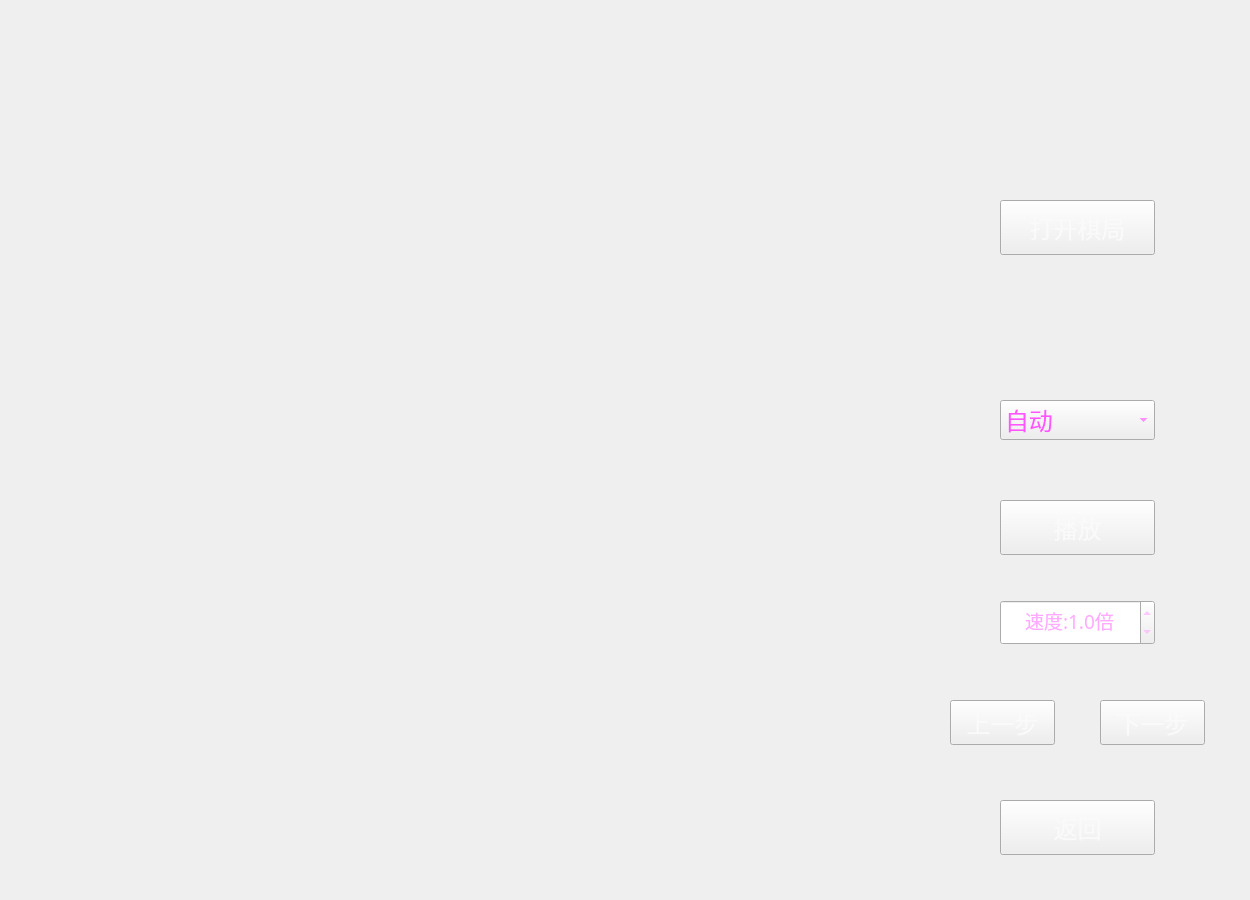
<?xml version="1.0" encoding="UTF-8"?>
<ui version="4.0">
 <class>FormReplay</class>
 <widget class="QWidget" name="FormReplay">
  <property name="geometry">
   <rect>
    <x>0</x>
    <y>0</y>
    <width>1250</width>
    <height>900</height>
   </rect>
  </property>
  <property name="windowTitle">
   <string>回放</string>
  </property>
  <property name="windowIcon">
   <iconset>
    <normaloff>:/new/prefix1/Image/Chess/图标.jpg</normaloff>:/new/prefix1/Image/Chess/图标.jpg</iconset>
  </property>
  <widget class="QLabel" name="background_label">
   <property name="geometry">
    <rect>
     <x>0</x>
     <y>0</y>
     <width>1250</width>
     <height>900</height>
    </rect>
   </property>
   <property name="styleSheet">
    <string notr="true">background-image: url(:/new/prefix1/Image/Background/Gme1.jpg);</string>
   </property>
   <property name="text">
    <string/>
   </property>
  </widget>
  <widget class="ChessBoard" name="checkerboard_label">
   <property name="geometry">
    <rect>
     <x>30</x>
     <y>20</y>
     <width>840</width>
     <height>840</height>
    </rect>
   </property>
   <property name="styleSheet">
    <string notr="true">background-image: url(:/new/prefix1/Image/Background/check.jpg);</string>
   </property>
   <property name="text">
    <string/>
   </property>
  </widget>
  <widget class="QPushButton" name="next_Button">
   <property name="geometry">
    <rect>
     <x>1100</x>
     <y>700</y>
     <width>105</width>
     <height>45</height>
    </rect>
   </property>
   <property name="font">
    <font>
     <family>华文行楷</family>
     <pointsize>18</pointsize>
    </font>
   </property>
   <property name="cursor">
    <cursorShape>PointingHandCursor</cursorShape>
   </property>
   <property name="styleSheet">
    <string notr="true">background-image: url(:/new/prefix1/Image/Button/100.40.jpg);
color: rgb(250, 250, 250);</string>
   </property>
   <property name="text">
    <string>下一步</string>
   </property>
  </widget>
  <widget class="QPushButton" name="last_Button">
   <property name="geometry">
    <rect>
     <x>950</x>
     <y>700</y>
     <width>105</width>
     <height>45</height>
    </rect>
   </property>
   <property name="font">
    <font>
     <family>华文行楷</family>
     <pointsize>18</pointsize>
    </font>
   </property>
   <property name="cursor">
    <cursorShape>PointingHandCursor</cursorShape>
   </property>
   <property name="styleSheet">
    <string notr="true">background-image: url(:/new/prefix1/Image/Button/100.40.jpg);
color: rgb(250, 250, 250);</string>
   </property>
   <property name="text">
    <string>上一步</string>
   </property>
  </widget>
  <widget class="QPushButton" name="return_Button">
   <property name="geometry">
    <rect>
     <x>1000</x>
     <y>800</y>
     <width>155</width>
     <height>55</height>
    </rect>
   </property>
   <property name="font">
    <font>
     <family>华文行楷</family>
     <pointsize>18</pointsize>
    </font>
   </property>
   <property name="cursor">
    <cursorShape>PointingHandCursor</cursorShape>
   </property>
   <property name="styleSheet">
    <string notr="true">background-image: url(:/new/prefix1/Image/Button/150.50.jpg);
color: rgb(250, 250, 250);</string>
   </property>
   <property name="text">
    <string>返回</string>
   </property>
  </widget>
  <widget class="QPushButton" name="openboard_button">
   <property name="geometry">
    <rect>
     <x>1000</x>
     <y>200</y>
     <width>155</width>
     <height>55</height>
    </rect>
   </property>
   <property name="font">
    <font>
     <family>华文行楷</family>
     <pointsize>18</pointsize>
    </font>
   </property>
   <property name="cursor">
    <cursorShape>PointingHandCursor</cursorShape>
   </property>
   <property name="styleSheet">
    <string notr="true">background-image: url(:/new/prefix1/Image/Button/150.50.jpg);
color: rgb(250, 250, 250);</string>
   </property>
   <property name="text">
    <string>打开棋局</string>
   </property>
  </widget>
  <widget class="QComboBox" name="playPattern_combox">
   <property name="geometry">
    <rect>
     <x>1000</x>
     <y>400</y>
     <width>155</width>
     <height>40</height>
    </rect>
   </property>
   <property name="font">
    <font>
     <family>华文行楷</family>
     <pointsize>18</pointsize>
    </font>
   </property>
   <property name="cursor">
    <cursorShape>OpenHandCursor</cursorShape>
   </property>
   <property name="styleSheet">
    <string notr="true">border-image: url(:/new/prefix1/Image/Button/150.50.jpg);
selection-background-color: rgb(41, 40, 100);
selection-color: rgb(255, 255, 255);
color: rgb(255, 85, 255);
</string>
   </property>
   <item>
    <property name="text">
     <string>自动</string>
    </property>
   </item>
   <item>
    <property name="text">
     <string>手动</string>
    </property>
   </item>
  </widget>
  <widget class="QPushButton" name="play_button">
   <property name="geometry">
    <rect>
     <x>1000</x>
     <y>500</y>
     <width>155</width>
     <height>55</height>
    </rect>
   </property>
   <property name="font">
    <font>
     <family>华文行楷</family>
     <pointsize>18</pointsize>
    </font>
   </property>
   <property name="cursor">
    <cursorShape>PointingHandCursor</cursorShape>
   </property>
   <property name="styleSheet">
    <string notr="true">background-image: url(:/new/prefix1/Image/Button/150.50.jpg);
color: rgb(250, 250, 250);</string>
   </property>
   <property name="text">
    <string>播放</string>
   </property>
  </widget>
  <widget class="QDoubleSpinBox" name="speed_SpinBox">
   <property name="geometry">
    <rect>
     <x>1000</x>
     <y>600</y>
     <width>155</width>
     <height>45</height>
    </rect>
   </property>
   <property name="font">
    <font>
     <family>华文新魏</family>
     <pointsize>14</pointsize>
    </font>
   </property>
   <property name="styleSheet">
    <string notr="true">border-image: url(:/new/prefix1/Image/Button/100.40.jpg);
color: rgb(255, 170, 255);</string>
   </property>
   <property name="alignment">
    <set>Qt::AlignCenter</set>
   </property>
   <property name="readOnly">
    <bool>false</bool>
   </property>
   <property name="buttonSymbols">
    <enum>QAbstractSpinBox::UpDownArrows</enum>
   </property>
   <property name="prefix">
    <string>速度:</string>
   </property>
   <property name="suffix">
    <string>倍</string>
   </property>
   <property name="decimals">
    <number>1</number>
   </property>
   <property name="minimum">
    <double>0.500000000000000</double>
   </property>
   <property name="maximum">
    <double>2.000000000000000</double>
   </property>
   <property name="singleStep">
    <double>0.500000000000000</double>
   </property>
   <property name="value">
    <double>1.000000000000000</double>
   </property>
  </widget>
 </widget>
 <customwidgets>
  <customwidget>
   <class>ChessBoard</class>
   <extends>QLabel</extends>
   <header location="global">chessboard.h</header>
  </customwidget>
 </customwidgets>
 <resources>
  <include location="Replay.qrc"/>
 </resources>
 <connections/>
</ui>
